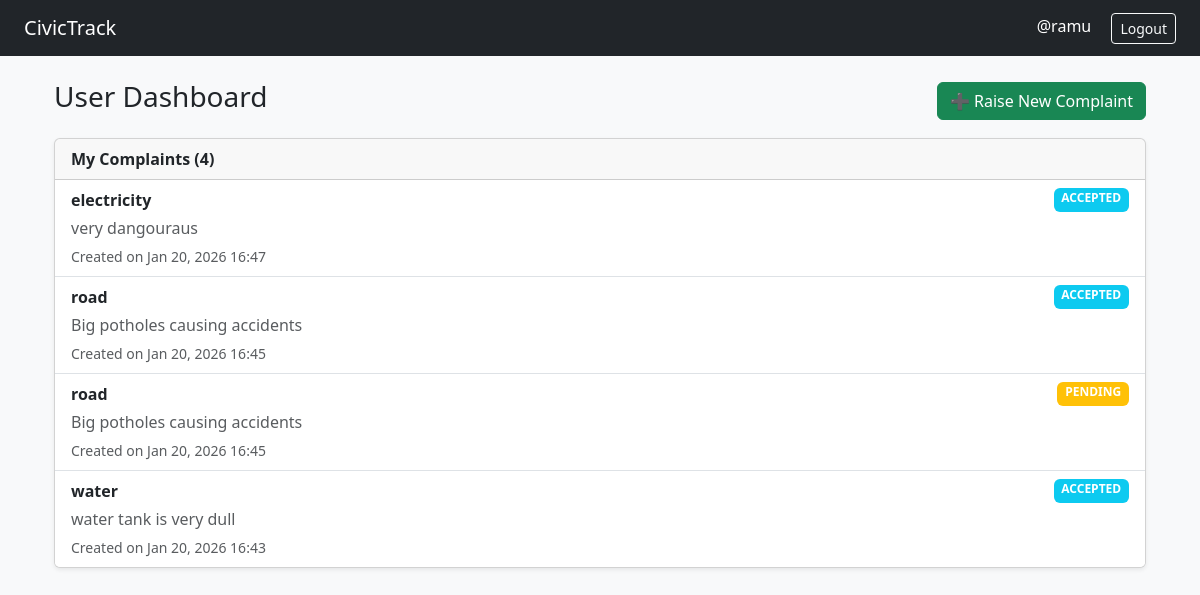
Page /dashboard/user/ (signed in) on the committed database.
### complaints/models.py (models this page shows, shortened)
class User(AbstractUser):
    ROLE_CHOICES = (
        ('USER', 'user'),
        ('EMPLOYEE', 'employee'),
        ('ADMIN', 'admin'),
    )
    email = models.EmailField(unique=True)
    role = models.CharField(max_length=10, choices =ROLE_CHOICES, default='USER')
    department = models.ForeignKey('Department', on_delete=models.SET_NULL, null=True, blank=True)

class Complaint(models.Model):
    CATEGORY_CHOICES =[
        ('ROAD', 'road'),
        ('WATER', 'water'),
        ('ELECTRICITY', 'electricity'),
        ('SANITATION', 'sanitation'),
        ('GARBAGE', 'garbage'),
        ('general', 'general'),
    ]
    PRIORITY_CHOICES =[
        ('LOW', 'low'),
        ('MEDIUM', 'medium'),
        ('HIGH', 'high'),
    ]
    STATUS_CHOICES =(
        ('PENDING', 'pending'),
        ('ACCEPTED', 'accepted'),
        ('IN_PROGRESS', 'in_progress'),
        ('RESOLVED', 'resolved'),
    )
    user = models.ForeignKey(User, on_delete=models.CASCADE, related_name='complaints')
    department = models.ForeignKey(Department, on_delete=models.CASCADE)
    assigned_employee = models.ForeignKey(
        User,
        on_delete=models.SET_NULL,
        null=True,
        blank=True,
        related_name='assigned_complaints'
    )
    title = models.CharField(max_length=200)
    description = models.TextField()
    user_image = models.ImageField(upload_to='complaint_images/', blank=True, null=True)
    resolved_image = models.ImageField(upload_to='resolved_images/', blank=True, null=True)
    category = models.CharField(max_length=20, choices=CATEGORY_CHOICES, default='general')
    priority = models.CharField(max_length=10, choices=PRIORITY_CHOICES, default='MEDIUM')
    status = models.CharField(max_length=20, choices=STATUS_CHOICES, default='PENDING')
    created_at = models.DateTimeField(auto_now_add=True)
    updated_at = models.DateTimeField(auto_now=True)
    escalated = models.BooleanField(default=False)
    escalated_at = models.DateTimeField(null=True, blank=True)

### complaints/decorators.py (the view)
    def wrapper(request, *args, **kwargs):
        if request.user.role == 'USER':
            return view_func(request, *args, **kwargs)
        messages.error(request, 'Unauthorized access.')
        return redirect ('dashboard')

### complaints/views.py (called while the page is built)
@login_required
@user_required
def user_dashboard(request):
    complaints = Complaint.objects.filter(user=request.user).order_by('-created_at')
    return render(request, 'user/dashboard.html', {'complaints': complaints})

### templates/user/dashboard.html
{% extends 'base.html' %}
{% block content %}
<div class="container mt-4">
  <div class="d-flex justify-content-between align-items-center mb-3">
    <h3>User Dashboard</h3>
    <a href="{% url 'create_complaint' %}" class="btn btn-success">
      ➕ Raise New Complaint
    </a>
  </div>
  <div class="card shadow-sm">
    <div class="card-header">
      <strong>My Complaints ({{ complaints|length }})</strong>
    </div>
    <ul class="list-group list-group-flush">
      {% for c in complaints %}
        <li class="list-group-item">
          <div class="d-flex justify-content-between">
            <strong>{{ c.title }}</strong>
            {% if c.status == 'PENDING' %}
              <span class="badge bg-warning">{{ c.status }}</span>
            {% elif c.status == 'RESOLVED' %}
              <span class="badge bg-success">{{ c.status }}</span>
            {% else %}
              <span class="badge bg-info">{{ c.status }}</span>
            {% endif %}
          </div>
          {% if c.description %}
            <p class="text-muted mb-1 mt-1">
              {{ c.description|truncatechars:120 }}
            </p>
          {% endif %}
          <small class="text-muted">
            Created on {{ c.created_at|date:"M d, Y H:i" }}
          </small>
        </li>
      {% empty %}
        <li class="list-group-item text-center text-muted py-4">
          🚫 You haven’t raised any complaints yet.
        </li>
      {% endfor %}
    </ul>
  </div>
</div>
{% endblock %}

### templates/base.html (shortened to what this page needs)
<!DOCTYPE html>
<html lang="en">
<head>
  <link href="https://cdn.jsdelivr.net/npm/bootstrap@5.3.2/dist/css/bootstrap.min.css" rel="stylesheet">
</head>
<body class="bg-light">
<nav class="navbar navbar-expand-lg navbar-dark bg-dark px-4">
  <a class="navbar-brand" href="#">CivicTrack</a>
  <div class="ms-auto">
    {% if request.user.is_authenticated %}
      <span class="text-white me-3">{{ request.user.username }}</span>
      <a href="{% url 'logout' %}" class="btn btn-outline-light btn-sm">Logout</a>
    {% endif %}
  </div>
</nav>
<div class="container mt-4">
  {% block content %}
  {% endblock %}
</div>
</body>
</html>

### rows in the picture
User: user.username "@ramu"
Complaint: title "electricity", status "ACCEPTED", description "very dangouraus", created_at "Jan 20, 2026 16:47"
Complaint: title "road", status "ACCEPTED", description "Big potholes causing accidents", created_at "Jan 20, 2026 16:45"
Complaint: title "road", status "PENDING", description "Big potholes causing accidents", created_at "Jan 20, 2026 16:45"
Complaint: title "water", status "ACCEPTED", description "water tank is very dull", created_at "Jan 20, 2026 16:43"

### other values in the picture
{{ complaints|length }} "4"
